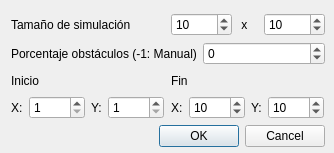
<?xml version="1.0" encoding="UTF-8"?>
<ui version="4.0">
 <class>OpcionesWindow</class>
 <widget class="QDialog" name="OpcionesWindow">
  <property name="geometry">
   <rect>
    <x>0</x>
    <y>0</y>
    <width>334</width>
    <height>153</height>
   </rect>
  </property>
  <property name="windowTitle">
   <string>Dialog</string>
  </property>
  <widget class="QWidget" name="layoutWidget">
   <property name="geometry">
    <rect>
     <x>11</x>
     <y>13</y>
     <width>314</width>
     <height>134</height>
    </rect>
   </property>
   <layout class="QVBoxLayout" name="verticalLayout_3">
    <item>
     <layout class="QHBoxLayout" name="horizontalLayout_6">
      <item>
       <widget class="QLabel" name="label">
        <property name="text">
         <string>Tamaño de simulación</string>
        </property>
       </widget>
      </item>
      <item>
       <layout class="QHBoxLayout" name="horizontalLayout">
        <item>
         <widget class="QSpinBox" name="GridX">
          <property name="minimum">
           <number>5</number>
          </property>
          <property name="maximum">
           <number>50000</number>
          </property>
          <property name="value">
           <number>10</number>
          </property>
         </widget>
        </item>
        <item>
         <widget class="QLabel" name="label_2">
          <property name="text">
           <string> x</string>
          </property>
         </widget>
        </item>
        <item>
         <widget class="QSpinBox" name="GridY">
          <property name="minimum">
           <number>5</number>
          </property>
          <property name="maximum">
           <number>50000</number>
          </property>
          <property name="value">
           <number>10</number>
          </property>
         </widget>
        </item>
       </layout>
      </item>
     </layout>
    </item>
    <item>
     <layout class="QHBoxLayout" name="horizontalLayout_2">
      <item>
       <widget class="QLabel" name="label_3">
        <property name="text">
         <string>Porcentaje obstáculos (-1: Manual)</string>
        </property>
       </widget>
      </item>
      <item>
       <widget class="QSpinBox" name="PorcentajeObstaculos">
        <property name="minimum">
         <number>-1</number>
        </property>
        <property name="maximum">
         <number>100</number>
        </property>
       </widget>
      </item>
     </layout>
    </item>
    <item>
     <layout class="QHBoxLayout" name="horizontalLayout_5">
      <item>
       <layout class="QVBoxLayout" name="verticalLayout">
        <item>
         <widget class="QLabel" name="label_4">
          <property name="text">
           <string>Inicio</string>
          </property>
         </widget>
        </item>
        <item>
         <layout class="QHBoxLayout" name="horizontalLayout_3">
          <item>
           <widget class="QLabel" name="label_6">
            <property name="text">
             <string>X:</string>
            </property>
           </widget>
          </item>
          <item>
           <widget class="QSpinBox" name="InicioX">
            <property name="minimum">
             <number>1</number>
            </property>
            <property name="maximum">
             <number>50000</number>
            </property>
           </widget>
          </item>
          <item>
           <widget class="QLabel" name="label_7">
            <property name="text">
             <string>Y:</string>
            </property>
           </widget>
          </item>
          <item>
           <widget class="QSpinBox" name="InicioY">
            <property name="minimum">
             <number>1</number>
            </property>
            <property name="maximum">
             <number>50000</number>
            </property>
           </widget>
          </item>
         </layout>
        </item>
       </layout>
      </item>
      <item>
       <layout class="QVBoxLayout" name="verticalLayout_2">
        <item>
         <widget class="QLabel" name="label_8">
          <property name="text">
           <string>Fin</string>
          </property>
         </widget>
        </item>
        <item>
         <layout class="QHBoxLayout" name="horizontalLayout_4">
          <item>
           <widget class="QLabel" name="label_9">
            <property name="text">
             <string>X:</string>
            </property>
           </widget>
          </item>
          <item>
           <widget class="QSpinBox" name="FinX">
            <property name="minimum">
             <number>1</number>
            </property>
            <property name="maximum">
             <number>50000</number>
            </property>
            <property name="value">
             <number>10</number>
            </property>
           </widget>
          </item>
          <item>
           <widget class="QLabel" name="label_10">
            <property name="text">
             <string>Y:</string>
            </property>
           </widget>
          </item>
          <item>
           <widget class="QSpinBox" name="FinY">
            <property name="minimum">
             <number>1</number>
            </property>
            <property name="maximum">
             <number>50000</number>
            </property>
            <property name="value">
             <number>10</number>
            </property>
           </widget>
          </item>
         </layout>
        </item>
       </layout>
      </item>
     </layout>
    </item>
    <item>
     <widget class="QDialogButtonBox" name="buttonBox">
      <property name="orientation">
       <enum>Qt::Horizontal</enum>
      </property>
      <property name="standardButtons">
       <set>QDialogButtonBox::Cancel|QDialogButtonBox::Ok</set>
      </property>
     </widget>
    </item>
   </layout>
  </widget>
 </widget>
 <resources/>
 <connections>
  <connection>
   <sender>buttonBox</sender>
   <signal>accepted()</signal>
   <receiver>OpcionesWindow</receiver>
   <slot>accept()</slot>
   <hints>
    <hint type="sourcelabel">
     <x>248</x>
     <y>254</y>
    </hint>
    <hint type="destinationlabel">
     <x>157</x>
     <y>274</y>
    </hint>
   </hints>
  </connection>
  <connection>
   <sender>buttonBox</sender>
   <signal>rejected()</signal>
   <receiver>OpcionesWindow</receiver>
   <slot>reject()</slot>
   <hints>
    <hint type="sourcelabel">
     <x>316</x>
     <y>260</y>
    </hint>
    <hint type="destinationlabel">
     <x>286</x>
     <y>274</y>
    </hint>
   </hints>
  </connection>
 </connections>
</ui>
